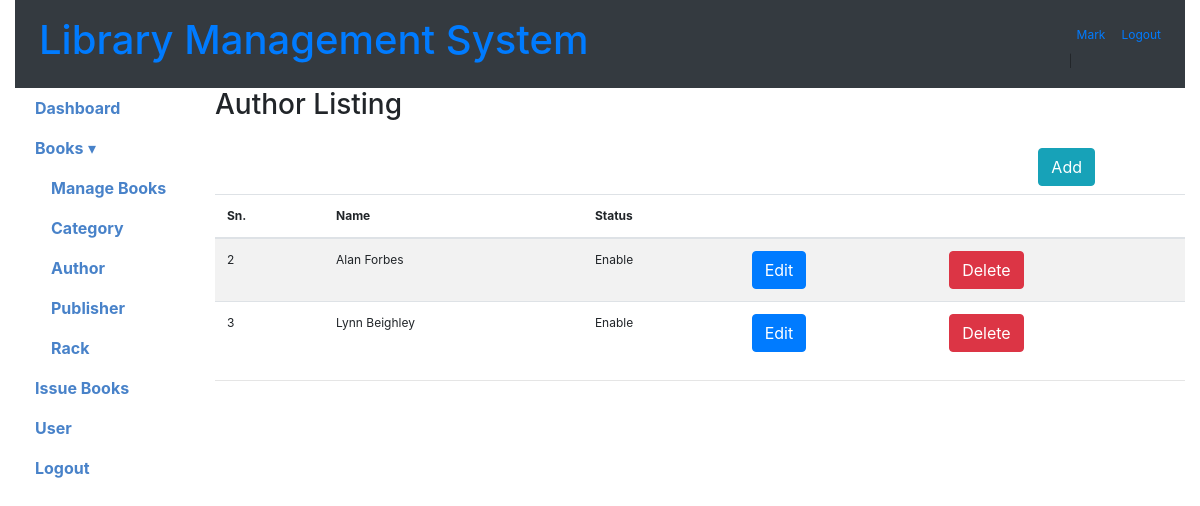
/author (signed in), run on the app's committed database.
### tables this page shows
CREATE TABLE author (
  authorid INTEGER NOT NULL PRIMARY KEY AUTOINCREMENT,
  name TEXT NOT NULL,
  status TEXT CHECK(status IN ('Enable', 'Disable')) NOT NULL
);

### app.py (the view)
@app.route("/author", methods=['GET', 'POST'])
def author():
    if 'loggedin' in session:
        conn = get_db_connection()
        cursor = conn.cursor()
        cursor.execute("SELECT authorid, name, status FROM author")
        authors = cursor.fetchall()
        conn.close()
        return render_template("author.html", authors=authors)
    return redirect(url_for('login'))

### app.py (called while the page is built)
def get_db_connection():
    conn = sqlite3.connect('library-system.db')
    conn.row_factory = sqlite3.Row
    return conn

### templates/author.html (shortened to what this page needs)
{% include 'header.html' %}
<body>
  <div class="container-fluid" id="main">
	{% include 'top_menus.html' %}
    <div class="row row-offcanvas row-offcanvas-left">
	  {% include 'left_menus.html' %}
      <div class="col-md-9 col-lg-10 main">
		<h3>Author Listing</h3>
			<br>
			<div class="float-right mb-2 col-md-2">
				<button type="button" id="addAuthor" class="btn btn-info" title="Add book"><span class="glyphicon glyphicon-plus">Add</span></button>
			</div>
			<br><br>
			<table class="table table-striped">
			<thead>
			  <tr>
				<th>Sn.</th>
				<th>Name</th>
				<th>Status</th>
				<th></th>
				<th></th>
			  </tr>
			</thead>
			<tbody>
			  {% for author in authors %}
				  <tr>
					<td>{{author.authorid}}</td>
					<td>{{author.name}}</td>
					<td>{{author.status}}</td>
					<td><a href="{{url_for('editAuthor', authorid=author.authorid)}}" class="btn btn-primary">Edit</a></td>
					<td><a href="{{url_for('delete_author', authorid=author.authorid)}}" class="btn btn-danger">Delete</a></td>
				  </tr>
			{% endfor %}
			</tbody>
		  </table>
        <hr>
       </div>
      </div>
    </div>
  </body>
</html>

### static/style/dashboard.css (style rules this page uses)
body { font-size:12px; }

### data on the page
author: authorid "2", name "Alan Forbes", status "Enable"
author: authorid "3", name "Lynn Beighley", status "Enable"

### other printed values
{{ session.name }} "Mark"
